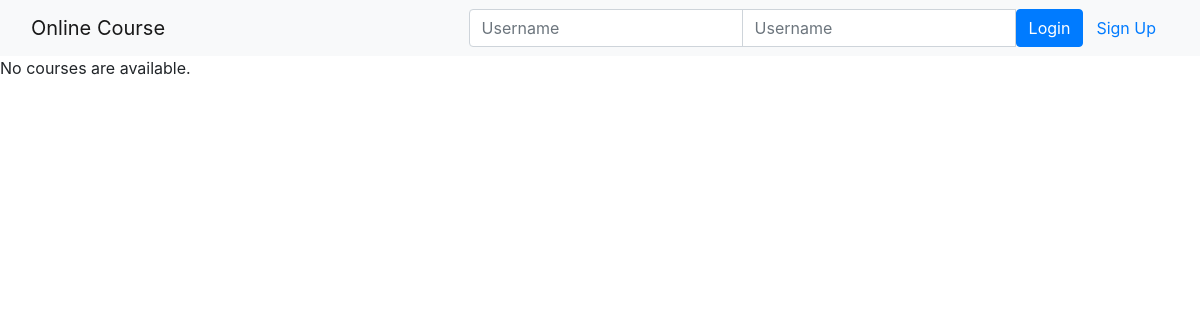
The page /onlinecourse/ on the database as committed earlier.
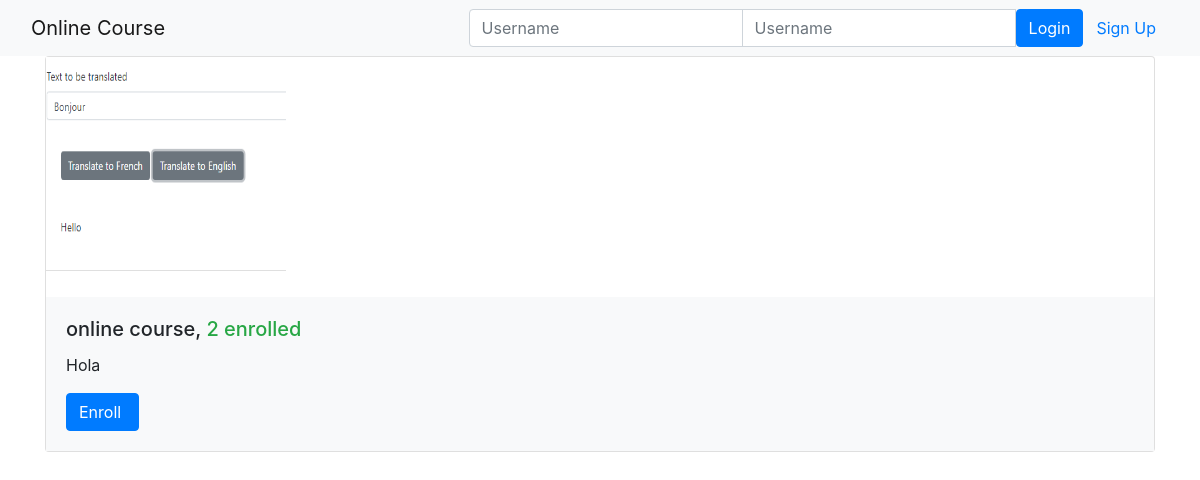
The same page on the database as committed later.
### onlinecourse/models.py (models this page shows, shortened)
class Course(models.Model):
    name = models.CharField(null=False, max_length=30, default='online course')
    image = models.ImageField(upload_to='course_images/')
    description = models.CharField(max_length=1000)
    pub_date = models.DateField(null=True)
    instructors = models.ManyToManyField(Instructor)
    users = models.ManyToManyField(settings.AUTH_USER_MODEL, through='Enrollment')
    total_enrollment = models.IntegerField(default=0)
    is_enrolled = False

### onlinecourse/views.py (the view)
class CourseListView(generic.ListView):
    template_name = 'onlinecourse/course_list_bootstrap.html'
    context_object_name = 'course_list'
    def get_queryset(self):
        user = self.request.user
        courses = Course.objects.order_by('-total_enrollment')[:10]
        for course in courses:
            if user.is_authenticated:
                course.is_enrolled = check_if_enrolled(user, course)
        return courses

### onlinecourse/templates/onlinecourse/course_list_bootstrap.html (shortened to what this page needs)
<!DOCTYPE html>
<html lang="en">
<head>
    {% load static %}
    <link rel="stylesheet" href="https://maxcdn.bootstrapcdn.com/bootstrap/4.5.2/css/bootstrap.min.css">
</head>
<body>
    <nav class="navbar navbar-light bg-light">
        <div class="container-fluid">
            <div class="navbar-header">
                  <a class="navbar-brand" href="#">Online Course</a>
            </div>
            <ul class="nav navbar-nav navbar-right">
                {% if user.is_authenticated %}
                <li>
                    <a class="btn btn-link" href="#">{{ user.first_name }}({{ user.username }})</a>
                    <a class="btn btn-link" href="{% url 'onlinecourse:logout' %}">Logout</a>
                </li>
                {% else %}
                <li>
                    <form class="form-inline" action="{% url 'onlinecourse:login' %}" method="post">
                        <div class="input-group">
                            <input type="text" class="form-control" placeholder="Username" name="username" >
                            <input type="password" class="form-control" placeholder="Username" name="psw" >
                            <button class="btn btn-primary" type="submit">Login</button>
                            <a class="btn btn-link" href="{% url 'onlinecourse:registration' %}">Sign Up</a>
                        </div>
                    </form>
                </li>
                {% endif %}
            </ul>
        </div>
    </nav>
    {% if course_list %}
        <div class="container">
            <div class="card-deck">
                {% for course in course_list %}
                         <div class="card" style="width: 36rem;">
                          <img class="card-img-left" src="{{MEDIA_URL}}/{{ course.image }}" width="240px" height="240px"
                               alt="Course image">
                          <div class="card-body bg-light">
                              <h5 class="card-title">{{ course.name }}, <span class="text-success">
                                  {{ course.total_enrollment}} enrolled</span></h5>
                            <p class="card-text">{{ course.description}}</p>
                            <form action="{% url 'onlinecourse:enroll' course.id %}" method="post">
                                  <input class="btn btn-primary"  type="submit"
                                         value="{% if course.is_enrolled %}Enter{% else %}Enroll{% endif %} ">
                            </form>
                          </div>
                        </div>
                {% endfor %}
            </div>
        </div>
    {% else %}
        <p>No courses are available.</p>
    {% endif %}
</body>
</html>

Rows that differ between the two databases and show on the page:
added Course: image (picture), name "online course", total_enrollment "2", description "Hola", is_enrolled "Enroll"
Other text that changed with them:
text no longer shown: "No courses are available."
